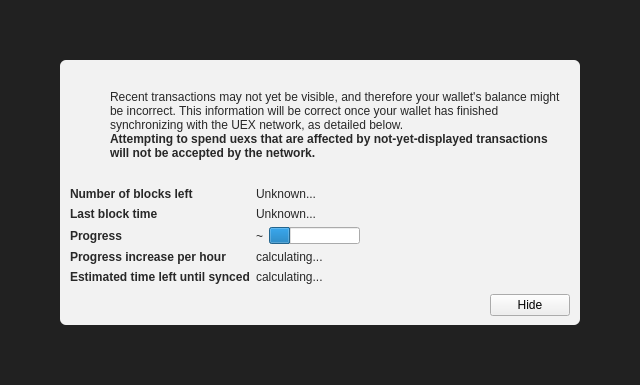
<?xml version="1.0" encoding="UTF-8"?>
<ui version="4.0">
 <class>ModalOverlay</class>
 <widget class="ModalOverlay" name="ModalOverlay">
  <property name="geometry">
   <rect>
    <x>0</x>
    <y>0</y>
    <width>640</width>
    <height>385</height>
   </rect>
  </property>
  <property name="windowTitle">
   <string>Form</string>
  </property>
  <layout class="QVBoxLayout" name="verticalLayout" stretch="0">
   <property name="sizeConstraint">
    <enum>QLayout::SetDefaultConstraint</enum>
   </property>
   <property name="leftMargin">
    <number>0</number>
   </property>
   <property name="topMargin">
    <number>0</number>
   </property>
   <property name="rightMargin">
    <number>0</number>
   </property>
   <property name="bottomMargin">
    <number>0</number>
   </property>
   <item>
    <widget class="QWidget" name="bgWidget" native="true">
     <property name="styleSheet">
      <string notr="true">#bgWidget { background: rgba(0,0,0,220); }</string>
     </property>
     <layout class="QVBoxLayout" name="verticalLayoutMain" stretch="1">
      <property name="leftMargin">
       <number>60</number>
      </property>
      <property name="topMargin">
       <number>60</number>
      </property>
      <property name="rightMargin">
       <number>60</number>
      </property>
      <property name="bottomMargin">
       <number>60</number>
      </property>
      <item>
       <widget class="QWidget" name="contentWidget" native="true">
        <property name="styleSheet">
         <string notr="true">#contentWidget { background: rgba(255,255,255,240); border-radius: 6px; }

QLabel { color: rgb(40,40,40);  }</string>
        </property>
        <layout class="QVBoxLayout" name="verticalLayoutSub" stretch="1,0,0,0">
         <property name="spacing">
          <number>0</number>
         </property>
         <property name="leftMargin">
          <number>10</number>
         </property>
         <property name="topMargin">
          <number>10</number>
         </property>
         <property name="rightMargin">
          <number>10</number>
         </property>
         <property name="bottomMargin">
          <number>10</number>
         </property>
         <item>
          <layout class="QHBoxLayout" name="horizontalLayoutIconText" stretch="0,1">
           <property name="topMargin">
            <number>20</number>
           </property>
           <item>
            <layout class="QVBoxLayout" name="verticalLayoutIcon">
             <property name="leftMargin">
              <number>0</number>
             </property>
             <item>
              <widget class="QPushButton" name="warningIcon">
               <property name="enabled">
                <bool>false</bool>
               </property>
               <property name="text">
                <string/>
               </property>
               <property name="icon">
                <iconset>
                 <normaloff>:/icons/warning</normaloff>
                 <disabledoff>:/icons/warning</disabledoff>:/icons/warning</iconset>
               </property>
               <property name="iconSize">
                <size>
                 <width>48</width>
                 <height>48</height>
                </size>
               </property>
               <property name="flat">
                <bool>true</bool>
               </property>
              </widget>
             </item>
             <item>
              <spacer name="verticalSpacerWarningIcon">
               <property name="orientation">
                <enum>Qt::Vertical</enum>
               </property>
               <property name="sizeHint" stdset="0">
                <size>
                 <width>20</width>
                 <height>40</height>
                </size>
               </property>
              </spacer>
             </item>
            </layout>
           </item>
           <item>
            <layout class="QVBoxLayout" name="verticalLayoutInfoText">
             <property name="leftMargin">
              <number>0</number>
             </property>
             <property name="topMargin">
              <number>0</number>
             </property>
             <item>
              <widget class="QLabel" name="infoText">
               <property name="text">
                <string>Recent transactions may not yet be visible, and therefore your wallet's balance might be incorrect. This information will be correct once your wallet has finished synchronizing with the UEX network, as detailed below.</string>
               </property>
               <property name="textFormat">
                <enum>Qt::RichText</enum>
               </property>
               <property name="wordWrap">
                <bool>true</bool>
               </property>
              </widget>
             </item>
             <item>
              <widget class="QLabel" name="infoTextStrong">
               <property name="font">
                <font>
                 <weight>75</weight>
                 <bold>true</bold>
                </font>
               </property>
               <property name="text">
                <string>Attempting to spend uexs that are affected by not-yet-displayed transactions will not be accepted by the network.</string>
               </property>
               <property name="textFormat">
                <enum>Qt::RichText</enum>
               </property>
               <property name="wordWrap">
                <bool>true</bool>
               </property>
              </widget>
             </item>
             <item>
              <spacer name="verticalSpacerInTextSpace">
               <property name="orientation">
                <enum>Qt::Vertical</enum>
               </property>
               <property name="sizeHint" stdset="0">
                <size>
                 <width>20</width>
                 <height>40</height>
                </size>
               </property>
              </spacer>
             </item>
            </layout>
           </item>
          </layout>
         </item>
         <item>
          <spacer name="verticalSpacerAfterText">
           <property name="orientation">
            <enum>Qt::Vertical</enum>
           </property>
           <property name="sizeHint" stdset="0">
            <size>
             <width>20</width>
             <height>40</height>
            </size>
           </property>
          </spacer>
         </item>
         <item>
          <layout class="QFormLayout" name="formLayout">
           <property name="fieldGrowthPolicy">
            <enum>QFormLayout::FieldsStayAtSizeHint</enum>
           </property>
           <property name="horizontalSpacing">
            <number>6</number>
           </property>
           <property name="verticalSpacing">
            <number>6</number>
           </property>
           <property name="topMargin">
            <number>10</number>
           </property>
           <item row="0" column="0">
            <widget class="QLabel" name="labelNumberOfBlocksLeft">
             <property name="font">
              <font>
               <weight>75</weight>
               <bold>true</bold>
              </font>
             </property>
             <property name="text">
              <string>Number of blocks left</string>
             </property>
            </widget>
           </item>
           <item row="0" column="1">
            <widget class="QLabel" name="numberOfBlocksLeft">
             <property name="text">
              <string>Unknown...</string>
             </property>
            </widget>
           </item>
           <item row="1" column="0">
            <widget class="QLabel" name="labelLastBlockTime">
             <property name="font">
              <font>
               <weight>75</weight>
               <bold>true</bold>
              </font>
             </property>
             <property name="text">
              <string>Last block time</string>
             </property>
            </widget>
           </item>
           <item row="1" column="1">
            <widget class="QLabel" name="newestBlockDate">
             <property name="sizePolicy">
              <sizepolicy hsizetype="Maximum" vsizetype="Preferred">
               <horstretch>0</horstretch>
               <verstretch>0</verstretch>
              </sizepolicy>
             </property>
             <property name="text">
              <string>Unknown...</string>
             </property>
            </widget>
           </item>
           <item row="2" column="0">
            <widget class="QLabel" name="labelSyncDone">
             <property name="font">
              <font>
               <weight>75</weight>
               <bold>true</bold>
              </font>
             </property>
             <property name="text">
              <string>Progress</string>
             </property>
            </widget>
           </item>
           <item row="2" column="1">
            <layout class="QHBoxLayout" name="horizontalLayoutSync" stretch="0,1">
             <item>
              <widget class="QLabel" name="percentageProgress">
               <property name="text">
                <string notr="true">~</string>
               </property>
              </widget>
             </item>
             <item>
              <widget class="QProgressBar" name="progressBar">
               <property name="value">
                <number>24</number>
               </property>
               <property name="format">
                <string/>
               </property>
              </widget>
             </item>
            </layout>
           </item>
           <item row="4" column="0">
            <widget class="QLabel" name="labelProgressIncrease">
             <property name="font">
              <font>
               <weight>75</weight>
               <bold>true</bold>
              </font>
             </property>
             <property name="text">
              <string>Progress increase per hour</string>
             </property>
            </widget>
           </item>
           <item row="4" column="1">
            <widget class="QLabel" name="progressIncreasePerH">
             <property name="text">
              <string>calculating...</string>
             </property>
            </widget>
           </item>
           <item row="5" column="0">
            <widget class="QLabel" name="labelEstimatedTimeLeft">
             <property name="font">
              <font>
               <weight>75</weight>
               <bold>true</bold>
              </font>
             </property>
             <property name="text">
              <string>Estimated time left until synced</string>
             </property>
            </widget>
           </item>
           <item row="5" column="1">
            <widget class="QLabel" name="expectedTimeLeft">
             <property name="text">
              <string>calculating...</string>
             </property>
            </widget>
           </item>
          </layout>
         </item>
         <item>
          <layout class="QHBoxLayout" name="horizontalLayoutButtons">
           <property name="leftMargin">
            <number>10</number>
           </property>
           <property name="topMargin">
            <number>10</number>
           </property>
           <item>
            <spacer name="horizontalSpacer">
             <property name="orientation">
              <enum>Qt::Horizontal</enum>
             </property>
             <property name="sizeHint" stdset="0">
              <size>
               <width>40</width>
               <height>20</height>
              </size>
             </property>
            </spacer>
           </item>
           <item>
            <widget class="QPushButton" name="closeButton">
             <property name="text">
              <string>Hide</string>
             </property>
            </widget>
           </item>
          </layout>
         </item>
        </layout>
       </widget>
      </item>
     </layout>
    </widget>
   </item>
  </layout>
 </widget>
 <customwidgets>
  <customwidget>
   <class>ModalOverlay</class>
   <extends>QWidget</extends>
   <header>qt/modaloverlay.h</header>
   <container>1</container>
  </customwidget>
 </customwidgets>
 <resources/>
 <connections/>
</ui>
